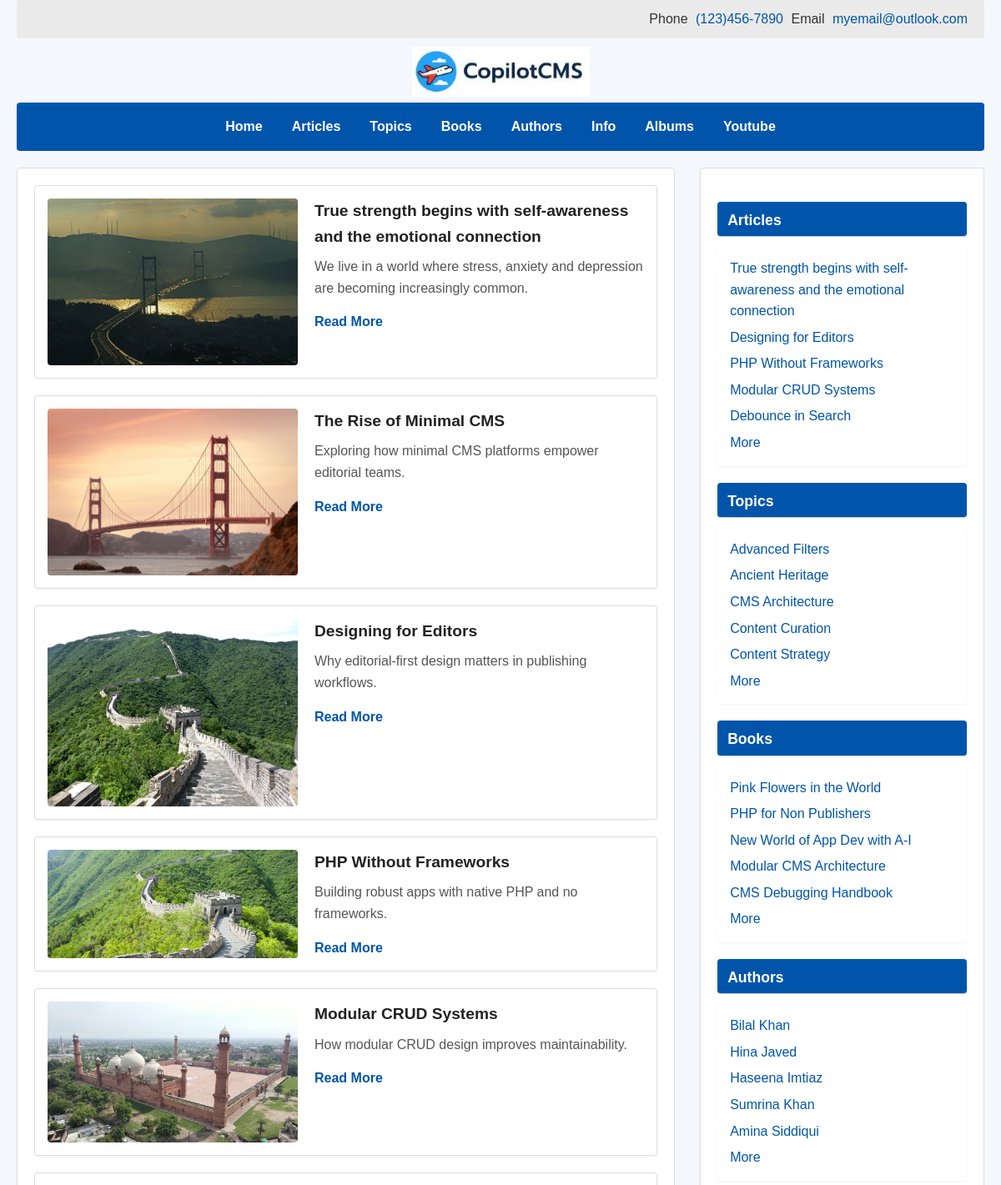
The page / (upper part) on the database its author committed.
### tables this page shows
CREATE TABLE IF NOT EXISTS `blocks` (
  `key_blocks` int(10) UNSIGNED NOT NULL AUTO_INCREMENT,
  `key_media_banner` int(10) UNSIGNED DEFAULT NULL,
  `title` varchar(200) NOT NULL DEFAULT '',
  `block_content` varchar(10000) NOT NULL DEFAULT '',
  `show_on_pages` varchar(1000) NOT NULL DEFAULT '',
  `show_in_region` varchar(50) NOT NULL DEFAULT '',
  `sort` smallint(6) NOT NULL DEFAULT '0',
  `module_file` varchar(100) NOT NULL DEFAULT '',
  `status` varchar(3) NOT NULL DEFAULT 'on',
  `entry_date_time` timestamp NOT NULL DEFAULT CURRENT_TIMESTAMP,
  `created_by` int(10) UNSIGNED DEFAULT NULL,
  `updated_by` int(10) UNSIGNED DEFAULT NULL,
  PRIMARY KEY (`key_blocks`),
  KEY `fk_blocks_media` (`key_media_banner`)
);

CREATE TABLE IF NOT EXISTS `main_menu` (
  `key_main_menu` int(10) UNSIGNED NOT NULL AUTO_INCREMENT,
  `parent_id` int(10) UNSIGNED NOT NULL DEFAULT '0',
  `title` varchar(200) NOT NULL DEFAULT '',
  `url_link` varchar(200) NOT NULL DEFAULT '',
  `sort` smallint(6) NOT NULL DEFAULT '0',
  `status` varchar(3) NOT NULL DEFAULT '',
  `entry_date_time` timestamp NOT NULL DEFAULT CURRENT_TIMESTAMP,
  PRIMARY KEY (`key_main_menu`)
);

CREATE TABLE IF NOT EXISTS `articles` (
  `key_articles` int(10) UNSIGNED NOT NULL AUTO_INCREMENT,
  `title` varchar(300) NOT NULL DEFAULT '',
  `title_sub` varchar(300) NOT NULL DEFAULT '',
  `article_snippet` varchar(1000) NOT NULL DEFAULT '',
  `article_content` mediumtext NOT NULL,
  `content_type` varchar(10) NOT NULL DEFAULT 'article',
  `url` varchar(200) NOT NULL DEFAULT '',
  `banner_image_url` varchar(2000) DEFAULT '',
  `key_media_banner` int(10) UNSIGNED DEFAULT '0',
  `sort` smallint(6) NOT NULL DEFAULT '0',
  `status` enum('draft','on','off') DEFAULT 'draft',
  `entry_date_time` timestamp NOT NULL DEFAULT CURRENT_TIMESTAMP,
  `update_date_time` timestamp NOT NULL DEFAULT CURRENT_TIMESTAMP,
  `created_by` int(10) UNSIGNED DEFAULT NULL,
  `updated_by` int(10) UNSIGNED DEFAULT NULL,
  PRIMARY KEY (`key_articles`),
  KEY `fk_articles_media` (`key_media_banner`)
);

CREATE TABLE IF NOT EXISTS `media_library` (
  `key_media` int(10) UNSIGNED NOT NULL AUTO_INCREMENT,
  `file_url` varchar(2000) NOT NULL,
  `file_type` enum('image','video','pdf','other') NOT NULL,
  `alt_text` varchar(500) DEFAULT NULL,
  `tags` varchar(500) DEFAULT NULL,
  `uploaded_by` int(10) UNSIGNED DEFAULT NULL,
  `entry_date_time` timestamp NULL DEFAULT CURRENT_TIMESTAMP,
  PRIMARY KEY (`key_media`),
  KEY `uploaded_by` (`uploaded_by`)
);

CREATE TABLE IF NOT EXISTS `categories` (
  `key_categories` int(10) UNSIGNED NOT NULL AUTO_INCREMENT,
  `key_media_banner` int(10) UNSIGNED NOT NULL DEFAULT '0',
  `name` varchar(200) NOT NULL DEFAULT '',
  `description` varchar(1000) NOT NULL DEFAULT '',
  `url` varchar(200) NOT NULL DEFAULT '',
  `sort` smallint(6) NOT NULL DEFAULT '0',
  `status` varchar(3) NOT NULL DEFAULT '',
  `entry_date_time` timestamp NOT NULL DEFAULT CURRENT_TIMESTAMP,
  `category_type` enum('article','book','photo_gallery','video_gallery','global') NOT NULL DEFAULT 'global',
  PRIMARY KEY (`key_categories`)
);

CREATE TABLE IF NOT EXISTS `books` (
  `key_books` int(10) UNSIGNED NOT NULL AUTO_INCREMENT,
  `key_media_banner` int(10) UNSIGNED DEFAULT NULL,
  `title` varchar(200) NOT NULL DEFAULT '',
  `subtitle` varchar(200) NOT NULL DEFAULT '',
  `description` text NOT NULL,
  `cover_image_url` varchar(200) NOT NULL DEFAULT '',
  `url` varchar(200) NOT NULL DEFAULT '',
  `author_name` varchar(200) NOT NULL DEFAULT '',
  `publisher` varchar(200) NOT NULL DEFAULT '',
  `publish_year` varchar(4) NOT NULL DEFAULT '',
  `isbn` varchar(17) DEFAULT '',
  `price` decimal(10,0) DEFAULT NULL,
  `stock_quantity` int(11) DEFAULT NULL,
  `discount_percent` tinyint(4) DEFAULT NULL,
  `is_featured` tinyint(1) DEFAULT NULL,
  `language` varchar(50) DEFAULT NULL,
  `format` varchar(50) DEFAULT NULL,
  `weight_grams` int(11) DEFAULT NULL,
  `sku` varchar(50) DEFAULT NULL,
  `status` varchar(3) NOT NULL DEFAULT '',
  `sort` smallint(6) NOT NULL DEFAULT '0',
  `entry_date_time` timestamp NOT NULL DEFAULT CURRENT_TIMESTAMP,
  `update_date_time` timestamp NOT NULL DEFAULT CURRENT_TIMESTAMP ON UPDATE CURRENT_TIMESTAMP,
  `created_by` int(10) UNSIGNED DEFAULT NULL,
  `updated_by` int(10) UNSIGNED DEFAULT NULL,
  PRIMARY KEY (`key_books`),
  UNIQUE KEY `isbn` (`isbn`),
  KEY `fk_books_media` (`key_media_banner`)
);

CREATE TABLE IF NOT EXISTS `authors` (
  `key_authors` int(10) UNSIGNED NOT NULL AUTO_INCREMENT,
  `name` varchar(200) NOT NULL DEFAULT '',
  `email` varchar(200) NOT NULL DEFAULT '',
  `phone` varchar(50) NOT NULL DEFAULT '',
  `website` varchar(200) NOT NULL DEFAULT '',
  `url` varchar(200) NOT NULL DEFAULT '',
  `social_url_media1` varchar(200) NOT NULL DEFAULT '',
  `social_url_media2` varchar(200) NOT NULL DEFAULT '',
  `social_url_media3` varchar(200) NOT NULL DEFAULT '',
  `city` varchar(200) NOT NULL DEFAULT '',
  `state` varchar(200) NOT NULL DEFAULT '',
  `country` varchar(200) NOT NULL DEFAULT '',
  `image_url` varchar(200) NOT NULL DEFAULT '',
  `key_media_banner` int(10) UNSIGNED DEFAULT NULL,
  `description` varchar(2000) NOT NULL DEFAULT '',
  `status` varchar(3) NOT NULL DEFAULT '',
  `entry_date_time` timestamp NOT NULL DEFAULT CURRENT_TIMESTAMP,
  `update_date_time` timestamp NOT NULL DEFAULT CURRENT_TIMESTAMP,
  `created_by` int(10) UNSIGNED DEFAULT NULL,
  `updated_by` int(10) UNSIGNED DEFAULT NULL,
  PRIMARY KEY (`key_authors`),
  KEY `fk_authors_media` (`key_media_banner`)
);

### index.php (called while the page is built)
<?php
include 'router.php';
?>

### admin/db.php (called while the page is built, shortened)
<?php
$host = 'localhost';
$user = 'root';
$pass = '';
$dbname = 'simplesite';
$conn = new mysqli($host, $user, $pass, $dbname);
$settings = [];
$sql = "SELECT setting_key, setting_value FROM settings WHERE is_active = 1";
$result = $conn->query($sql);
while ($row = $result->fetch_assoc()) {
    $settings[$row['setting_key']] = $row['setting_value'];
}
function getSetting($key, $default = null) {
    global $settings;
    return $settings[$key] ?? $default;
}
?>

### templates/default/homepage.php (the view)
<?php
include $_SERVER['DOCUMENT_ROOT'] . '/admin/db.php';
include 'layout.php';
?>
<?php startLayout("Home"); ?>
<div id="content">
	<?php
	$articles = $conn->query("SELECT a.*, m.file_url AS banner FROM articles a
							  LEFT JOIN media_library m ON a.key_media_banner = m.key_media
							  WHERE a.status='on' ORDER BY a.entry_date_time DESC LIMIT 10");
	while ($a = $articles->fetch_assoc()) {
	  echo "<div class='snippet-card'>
			  <div><img src='{$a['banner']}' width='300'></div>
			  <div class='snippet-content'>
			  <h2>{$a['title']}</h2>
			  <p>{$a['article_snippet']}</p>
			  <a href='/article/{$a['url']}'>Read More</a>
			  </div>
			</div>";
	}
	?>
</div>
<div id="sidebar">
	<?php renderBlocks("sidebar_right"); ?>
</div>
<?php endLayout(); ?>

### templates/default/layout.php (shortened to what this page needs)
<?php
function startLayout($title = "CopilotCMS") {
	echo "<!DOCTYPE html><html><head><title>$title</title>
        <link rel='stylesheet' href='/templates/default/style.css'>
        </head><body>";
	echo "<div id='above-header'>";
		renderBlocks("above_header");
	echo "</div>";
	echo "<header>";
		echo "<div id='site-logo'><img src='" . getSetting("template_default_logo") . "'></div>";
		renderMainMenu();
	echo "</header>";
	echo "<main>";
}
function endLayout() {
	echo "</main>";
	echo "</body></html>";
}
function getMenuItems() {
    global $conn;
    $items = [];
    $res = $conn->query("SELECT key_main_menu, parent_id, title, url_link FROM main_menu WHERE status = 'on' ORDER BY sort");
    while ($row = $res->fetch_assoc()) {
        $items[$row['parent_id']][] = $row;
    }
    return $items;
}
function renderMenuTree($items, $parent_id = 0) {
    if (!isset($items[$parent_id])) return;
    echo "<ul>";
    foreach ($items[$parent_id] as $item) {
        echo "<li><a href='" . htmlspecialchars($item['url_link']) . "'>" . htmlspecialchars($item['title']) . "</a>";
        renderMenuTree($items, $item['key_main_menu']);
        echo "</li>";
    }
    echo "</ul>";
}
function renderMainMenu() {
    $items = getMenuItems();
    echo "<nav class='main-menu'>";
    renderMenuTree($items);
    echo "</nav>";
}
function renderBlocks($region, $currentPage = '') {
	global $conn;
	$sql = "SELECT title, block_content, module_file FROM blocks
					   WHERE status = 'on'
					   AND show_in_region = '$region'
					   AND (show_on_pages = '' OR FIND_IN_SET('$currentPage', show_on_pages))
					   ORDER BY sort";
	$res = $conn->query($sql);
	while ($row = $res->fetch_assoc()) {
		echo "<h2>" . $row['title'] . "</h2>";
		echo "<div class='block_content'>" . $row['block_content'] . "</div>";
		if ($row['module_file'] != '') {
			include("modules/" . $row['module_file'] . ".php");
		}
	}
}
?>

### modules/articles_34548.php
<div class="block">
	<?php
	$cat_id = isset($_GET['cat']) ? intval($_GET['cat']) : null;
	$sql = "SELECT key_articles, title FROM articles ORDER BY entry_date_time DESC LIMIT 5";
	$articles = $conn->query($sql);
	echo "<ul class='category-list'>";
	while ($c = $articles->fetch_assoc()) {
		$active = ($cat_id === intval($c['key_articles'])) ? " class='active'" : "";
		echo "<li{$active}><a href='/articles?cat={$c['key_articles']}'>{$c['title']}</a></li>";
	}
	echo "</ul>";
	echo "<p><a href='/articles'>More</a></p>";
	?>
</div>

### modules/categories_55448.php
<div class="block">
	<?php
	$cat_id = isset($_GET['cat']) ? intval($_GET['cat']) : null;
	$sql = "SELECT key_categories, name FROM categories ORDER BY name ASC LIMIT 5";
	$categories = $conn->query($sql);
	echo "<ul class='category-list'>";
	while ($c = $categories->fetch_assoc()) {
		$active = ($cat_id === intval($c['key_categories'])) ? " class='active'" : "";
		echo "<li{$active}><a href='/categories?cat={$c['key_categories']}'>{$c['name']}</a></li>";
	}
	echo "</ul>";
	echo "<p><a href='/categories'>More</a></p>";
	?>
</div>

### modules/books_84538.php
<div class="block">
	<?php
	$cat_id = isset($_GET['cat']) ? intval($_GET['cat']) : null;
	$sql = "SELECT key_books, title FROM books ORDER BY entry_date_time DESC LIMIT 5";
	$books = $conn->query($sql);
	echo "<ul class='category-list'>";
	while ($c = $books->fetch_assoc()) {
		$active = ($cat_id === intval($c['key_books'])) ? " class='active'" : "";
		echo "<li{$active}><a href='/books?cat={$c['key_books']}'>{$c['title']}</a></li>";
	}
	echo "</ul>";
	echo "<p><a href='/books'>More</a></p>";
	?>
</div>

### modules/authors_91558.php
<div class="block">
	<?php
	$cat_id = isset($_GET['cat']) ? intval($_GET['cat']) : null;
	$sql = "SELECT key_authors, name FROM authors ORDER BY RAND() LIMIT 5";
	$authors = $conn->query($sql);
	echo "<ul class='category-list'>";
	while ($c = $authors->fetch_assoc()) {
		$active = ($cat_id === intval($c['key_authors'])) ? " class='active'" : "";
		echo "<li{$active}><a href='/authors?cat={$c['key_authors']}'>{$c['name']}</a></li>";
	}
	echo "</ul>";
	echo "<p><a href='/authors'>More</a></p>";
	?>
</div>

### templates/default/style.css (style rules this page uses)
* { margin: 0; padding: 0; box-sizing: border-box; }
body { font-family: Arial, sans-serif; line-height: 1.6; background: #f4f7fb; color: #333; padding: 0 20px; }
a { color: #0055aa; text-decoration: none; }
img { max-width:100%; }
#above-header, #footer, #below-footer { background: #eaeaea; padding: 10px 20px; margin-bottom: 10px; border-radius: 4px; }
#above-header { text-align:right; word-spacing:5px; }
#site-logo { text-align:center; }
#site-logo img { max-height: 60px; display: inline-block; }
.main-menu ul { list-style: none; display: flex; justify-content: center; flex-wrap: wrap; gap: 15px; background: #0055aa; padding: 10px 20px; border-radius: 4px; }
.main-menu li { position: relative; }
.main-menu a { color: #fff; font-weight: bold; padding: 6px 10px; display: block; }
main { display: flex; gap: 30px; margin-top: 20px; padding-bottom: 40px; min-height:80vh; }
#content { flex: 3; background-color:#FFF; background: #fff; padding: 20px; border: 1px solid #ddd; border-radius: 4px; }
#sidebar { flex: 1.2; background: #fff; padding: 20px; border: 1px solid #ddd; border-radius: 4px; }
#sidebar h2 { background: #0055aa; color: #fff; padding: 8px 12px; border-radius: 4px; font-size: 1.1em; margin-top: 30px; margin-bottom: 10px; border: none; }
.snippet-card { display: flex; gap: 20px; background: #fff; border: 1px solid #ddd; padding: 15px; margin-bottom: 20px; border-radius: 4px; box-shadow: 0 1px 3px rgba(0,0,0,0.05); align-items: flex-start; }
.snippet-card > div:first-child { flex-shrink: 0; }
.snippet-card img { width: 300px; border-radius: 4px; display: block; }
.snippet-content { flex: 1; }
.snippet-content h2 { font-size: 1.2em; margin-bottom: 8px; color: #222; }
.snippet-content p { margin-bottom: 10px; color: #555; }
.snippet-content a { display: inline-block; margin-top: 5px; color: #0055aa; font-weight: bold; }
#sidebar h2 { font-size: 1.1em; margin-top: 20px; margin-bottom: 10px; border-bottom: 1px solid #ccc; padding-bottom: 5px; }
.block { background: #fff; padding: 15px; border-radius: 4px; box-shadow: 0 1px 3px rgba(0,0,0,0.05); }
.category-list { list-style: none; padding-left: 0; }
.category-list li { margin-bottom: 6px; }

### rows shown on the page
blocks: block_content "Phone (123)456-7890 Email myemail@outlook.com"
main_menu: title "Home"
main_menu: title "Articles"
main_menu: title "Topics"
main_menu: title "Books"
main_menu: title "Authors"
main_menu: title "Info"
main_menu: title "Albums"
main_menu: title "Youtube"
articles: media_library.file_url (picture), title "True strength begins with self-awareness and the emotional connection", article_snippet "We live in a world where stress, anxiety and depression are becoming increasingly common."
articles: media_library.file_url (picture), title "The Rise of Minimal CMS", article_snippet "Exploring how minimal CMS platforms empower editorial teams."
articles: media_library.file_url (picture), title "Designing for Editors", article_snippet "Why editorial-first design matters in publishing workflows."
articles: media_library.file_url (picture), title "PHP Without Frameworks", article_snippet "Building robust apps with native PHP and no frameworks."
articles: media_library.file_url (picture), title "Modular CRUD Systems", article_snippet "How modular CRUD design improves maintainability."
blocks: title "Articles"
articles: title "Debounce in Search"
blocks: title "Topics"
categories: name "Advanced Filters"
categories: name "Ancient Heritage"
categories: name "CMS Architecture"
categories: name "Content Curation"
categories: name "Content Strategy"
blocks: title "Books"
books: title "Pink Flowers in the World"
books: title "PHP for Non Publishers"
books: title "New World of App Dev with A-I"
books: title "Modular CMS Architecture"
books: title "CMS Debugging Handbook"
blocks: title "Authors"
authors: name "Bilal Khan"
authors: name "Hina Javed"
authors: name "Haseena Imtiaz"
authors: name "Sumrina Khan"
authors: name "Amina Siddiqui"
